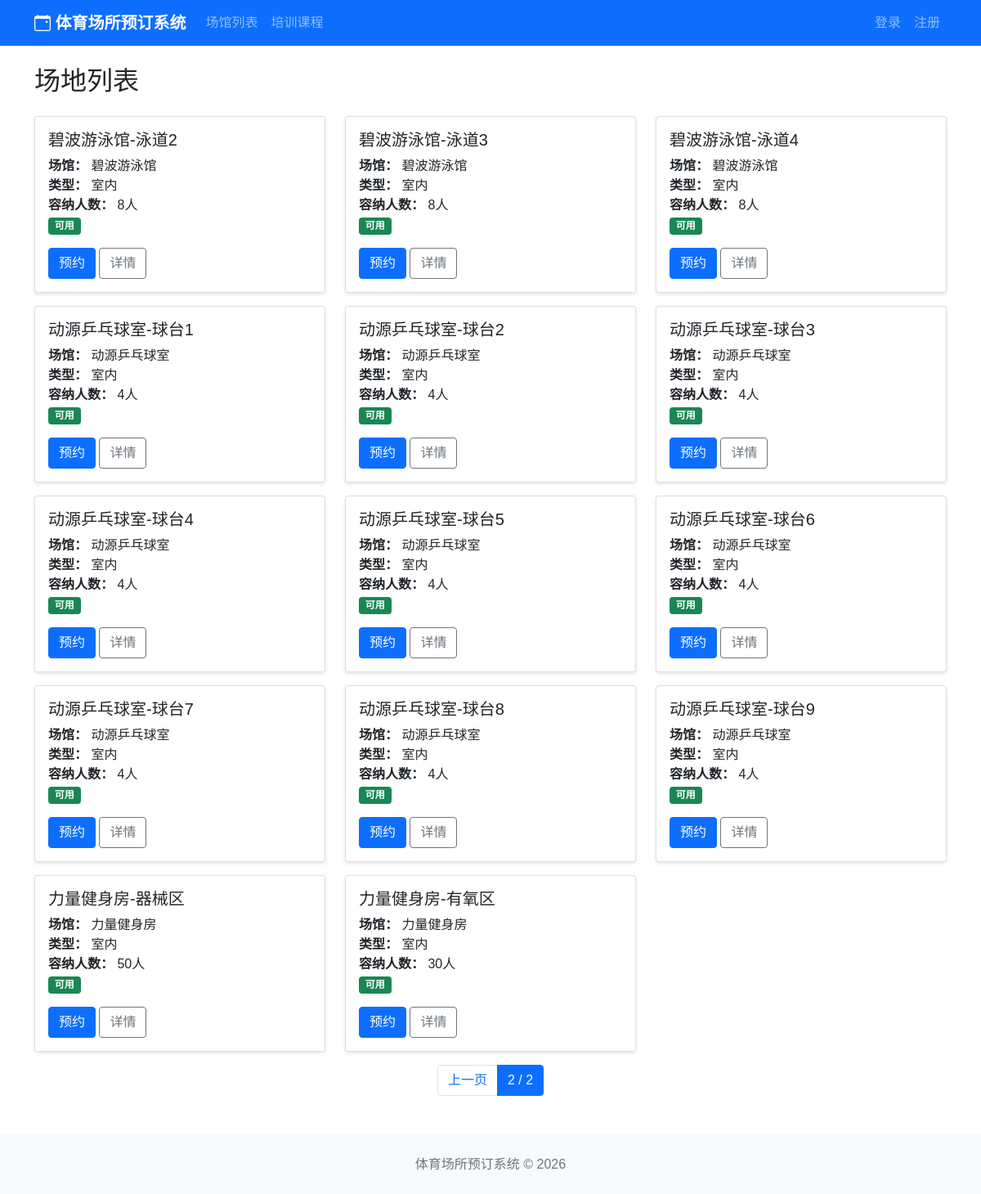
Before: /venues/fields/?page=2 with the older database file.
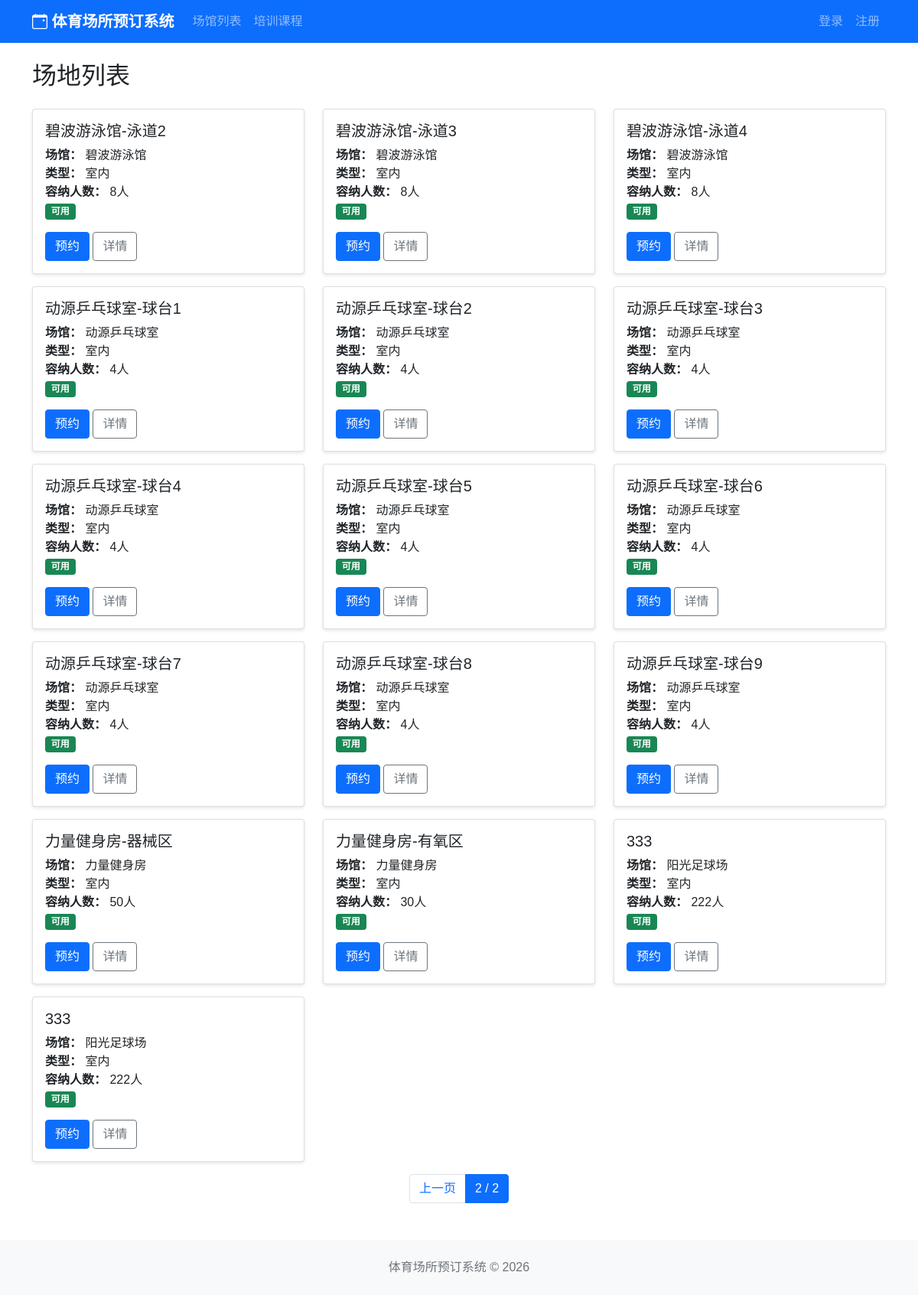
After: the same page with the newer database file.
### venues/models.py (models this page shows, shortened)
class Field(models.Model):
    FIELD_TYPE_CHOICES = (
        ('indoor', '室内'),
        ('outdoor', '室外'),
    )
    STATUS_CHOICES = (
        ('available', '可用'),
        ('occupied', '已占用'),
        ('maintenance', '维护中'),
        ('disabled', '不可用'),
    )
    venue = models.ForeignKey(Venue, on_delete=models.CASCADE, related_name='fields', verbose_name='所属场馆')
    name = models.CharField(max_length=50, verbose_name='场地名称')
    field_type = models.CharField(max_length=20, choices=FIELD_TYPE_CHOICES, verbose_name='场地类型')
    capacity = models.IntegerField(verbose_name='容纳人数')
    description = models.TextField(blank=True, verbose_name='描述')
    status = models.CharField(max_length=20, choices=STATUS_CHOICES, default='available', verbose_name='状态')
    created_at = models.DateTimeField(auto_now_add=True, verbose_name='创建时间')
    updated_at = models.DateTimeField(auto_now=True, verbose_name='更新时间')
    class Meta:
        db_table = 'fields'
        verbose_name = '场地'
        verbose_name_plural = '场地'

class Venue(models.Model):
    VENUE_TYPE_CHOICES = (
        ('football', '足球场'),
        ('basketball', '篮球场'),
        ('tennis', '网球场'),
        ('badminton', '羽毛球场'),
        ('swimming', '游泳池'),
        ('table_tennis', '乒乓球室'),
        ('fitness', '健身房'),
        ('other', '其他'),
    )
    STATUS_CHOICES = (
        ('open', '开放'),
        ('closed', '关闭'),
        ('maintenance', '维护中'),
    )
    name = models.CharField(max_length=100, verbose_name='场馆名称')
    venue_type = models.CharField(max_length=20, choices=VENUE_TYPE_CHOICES, verbose_name='场馆类型')
    address = models.TextField(verbose_name='地址')
    description = models.TextField(blank=True, verbose_name='描述')
    image = models.ImageField(upload_to='venues/', blank=True, verbose_name='场馆图片')
    phone = models.CharField(max_length=20, verbose_name='联系电话')
    opening_hours = models.CharField(max_length=100, verbose_name='营业时间')
    price_per_hour = models.DecimalField(max_digits=10, decimal_places=2, verbose_name='每小时价格')
    status = models.CharField(max_length=20, choices=STATUS_CHOICES, default='open', verbose_name='状态')
    created_at = models.DateTimeField(auto_now_add=True, verbose_name='创建时间')
    updated_at = models.DateTimeField(auto_now=True, verbose_name='更新时间')
    class Meta:
        db_table = 'venues'
        verbose_name = '场馆'
        verbose_name_plural = '场馆'

### venues/views.py (the view)
# urls.py: path('fields/', views.field_list, name='field_list'),
def field_list(request):
    fields = Field.objects.select_related('venue').filter(status='available')
    venue_id = request.GET.get('venue')
    if venue_id:
        fields = fields.filter(venue_id=venue_id)
    paginator = Paginator(fields, 20)
    page_number = request.GET.get('page')
    page_obj = paginator.get_page(page_number)
    return render(request, 'venues/field_list.html', {
        'page_obj': page_obj
    })

### templates/venues/field_list.html (shortened to what this page needs)
{% extends 'base.html' %}
{% block content %}
<h2 class="mb-4">场地列表</h2>
<div class="row">
    {% for field in page_obj %}
    <div class="col-md-4 mb-3">
        <div class="card h-100">
            <div class="card-body">
                <h5 class="card-title">{{ field.name }}</h5>
                <p class="card-text">
                    <strong>场馆：</strong> {{ field.venue.name }}<br>
                    <strong>类型：</strong> {{ field.get_field_type_display }}<br>
                    <strong>容纳人数：</strong> {{ field.capacity }}人<br>
                    <span class="badge bg-{% if field.status == 'available' %}success{% else %}warning{% endif %}">{{ field.get_status_display }}</span>
                </p>
                {% if field.status == 'available' %}
                <a href="{% url 'bookings:booking_create' field.id %}" class="btn btn-primary">预约</a>
                {% endif %}
                <a href="{% url 'venues:field_detail' field.id %}" class="btn btn-outline-secondary">详情</a>
            </div>
        </div>
    </div>
    {% empty %}
    <div class="col-12">
        <p class="text-muted text-center">暂无场地信息</p>
    </div>
    {% endfor %}
</div>
{% if page_obj.has_other_pages %}
<nav>
    <ul class="pagination justify-content-center">
        {% if page_obj.has_previous %}
        <li class="page-item"><a class="page-link" href="?page={{ page_obj.previous_page_number }}">上一页</a></li>
        {% endif %}
        <li class="page-item active"><span class="page-link">{{ page_obj.number }} / {{ page_obj.paginator.num_pages }}</span></li>
    </ul>
</nav>
{% endif %}
{% endblock %}

Changed rows visible on the page:
added Field: name "333", venue.name "阳光足球场", field_type "室内", capacity "222", status "可用", shows "预约"
added Field: name "333", venue.name "阳光足球场", field_type "室内", capacity "222", status "可用", shows "预约"
